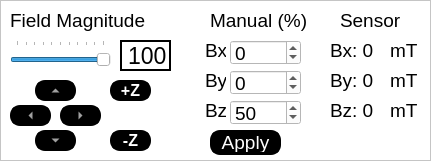
    <widget class="QFrame" name="frame_2">
     <property name="geometry">
      <rect>
       <x>10</x>
       <y>228</y>
       <width>431</width>
       <height>161</height>
      </rect>
     </property>
     <property name="styleSheet">
      <string notr="true"> color: rgb(0, 0, 0);
 background-color: rgb(255, 255, 255);
font-size: 14pt; font: Arial;</string>
     </property>
     <property name="frameShape">
      <enum>QFrame::StyledPanel</enum>
     </property>
     <property name="frameShadow">
      <enum>QFrame::Raised</enum>
     </property>
     <widget class="QToolButton" name="plusZbutton">
      <property name="geometry">
       <rect>
        <x>110</x>
        <y>80</y>
        <width>41</width>
        <height>21</height>
       </rect>
      </property>
      <property name="styleSheet">
       <string notr="true">QToolButton {
                color: rgb(255, 255, 255);
                background-color: rgb(0, 0, 0);
                border-style: outset;
                border-width: px;
                border-radius: 10px;
                border: 2px solid rgb(0, 0, 0);
                font: bold 16px;
                min-width: 1em;
                padding: 1px;
            }
            QToolButton:hover {
                background-color: rgb(100, 100, 100);
                color: rgb(255, 255, 255);
                border: 2px solid rgb(0, 255, 0);
            }
            QToolButton:checked {
                background-color: rgb(100, 100, 100);
                border: 2px solid rgb(255, 0, 0);
                border-style: inset;
                padding-left: 5px;
                padding-top: 5px;
            }</string>
      </property>
      <property name="text">
       <string>+Z</string>
      </property>
      <property name="checkable">
       <bool>true</bool>
      </property>
      <property name="autoRepeat">
       <bool>false</bool>
      </property>
      <property name="autoRepeatInterval">
       <number>1</number>
      </property>
      <property name="arrowType">
       <enum>Qt::NoArrow</enum>
      </property>
     </widget>
     <widget class="QToolButton" name="upfieldbutton">
      <property name="geometry">
       <rect>
        <x>35</x>
        <y>80</y>
        <width>41</width>
        <height>21</height>
       </rect>
      </property>
      <property name="styleSheet">
       <string notr="true">QToolButton {
                color: rgb(255, 255, 255);
                background-color: rgb(0, 0, 0);
                border-style: outset;
                border-width: px;
                border-radius: 10px;
                border: 2px solid rgb(0, 0, 0);
                font: bold 16px;
                min-width: 1em;
                padding: 1px;
            }
		   
            QToolButton:hover {
                background-color: rgb(100, 100, 100);
                color: rgb(255, 255, 255);
                border: 2px solid rgb(0, 255, 0);
            }

            QToolButton:checked {
                background-color: rgb(100, 100, 100);
                border: 2px solid rgb(255, 0, 0);
                border-style: inset;
                padding-left: 5px;
                padding-top: 5px;
            }</string>
      </property>
      <property name="text">
       <string>...</string>
      </property>
      <property name="checkable">
       <bool>true</bool>
      </property>
      <property name="checked">
       <bool>false</bool>
      </property>
      <property name="autoRepeat">
       <bool>false</bool>
      </property>
      <property name="autoRepeatInterval">
       <number>1</number>
      </property>
      <property name="arrowType">
       <enum>Qt::UpArrow</enum>
      </property>
     </widget>
     <widget class="QToolButton" name="rightfieldbutton">
      <property name="geometry">
       <rect>
        <x>60</x>
        <y>105</y>
        <width>41</width>
        <height>21</height>
       </rect>
      </property>
      <property name="styleSheet">
       <string notr="true">QToolButton {
                color: rgb(255, 255, 255);
                background-color: rgb(0, 0, 0);
                border-style: outset;
                border-width: px;
                border-radius: 10px;
                border: 2px solid rgb(0, 0, 0);
                font: bold 16px;
                min-width: 1em;
                padding: 1px;
            }
            QToolButton:hover {
                background-color: rgb(100, 100, 100);
                color: rgb(255, 255, 255);
                border: 2px solid rgb(0, 255, 0);
            }
            QToolButton:checked {
                background-color: rgb(100, 100, 100);
                border: 2px solid rgb(255, 0, 0);
                border-style: inset;
                padding-left: 5px;
                padding-top: 5px;
            }</string>
      </property>
      <property name="text">
       <string>...</string>
      </property>
      <property name="checkable">
       <bool>true</bool>
      </property>
      <property name="autoRepeat">
       <bool>false</bool>
      </property>
      <property name="autoRepeatInterval">
       <number>1</number>
      </property>
      <property name="arrowType">
       <enum>Qt::RightArrow</enum>
      </property>
     </widget>
     <widget class="QToolButton" name="leftfieldbutton">
      <property name="geometry">
       <rect>
        <x>10</x>
        <y>105</y>
        <width>41</width>
        <height>21</height>
       </rect>
      </property>
      <property name="styleSheet">
       <string notr="true">QToolButton {
                color: rgb(255, 255, 255);
                background-color: rgb(0, 0, 0);
                border-style: outset;
                border-width: px;
                border-radius: 10px;
                border: 2px solid rgb(0, 0, 0);
                font: bold 16px;
                min-width: 1em;
                padding: 1px;
            }
            QToolButton:hover {
                background-color: rgb(100, 100, 100);
                color: rgb(255, 255, 255);
                border: 2px solid rgb(0, 255, 0);
            }
            QToolButton:checked {
                background-color: rgb(100, 100, 100);
                border: 2px solid rgb(255, 0, 0);
                border-style: inset;
                padding-left: 5px;
                padding-top: 5px;
            }</string>
      </property>
      <property name="text">
       <string>...</string>
      </property>
      <property name="checkable">
       <bool>true</bool>
      </property>
      <property name="autoRepeat">
       <bool>false</bool>
      </property>
      <property name="autoRepeatInterval">
       <number>1</number>
      </property>
      <property name="arrowType">
       <enum>Qt::LeftArrow</enum>
      </property>
     </widget>
     <widget class="QToolButton" name="minusZbutton">
      <property name="geometry">
       <rect>
        <x>110</x>
        <y>130</y>
        <width>41</width>
        <height>21</height>
       </rect>
      </property>
      <property name="styleSheet">
       <string notr="true">QToolButton {
                color: rgb(255, 255, 255);
                background-color: rgb(0, 0, 0);
                border-style: outset;
                border-width: px;
                border-radius: 10px;
                border: 2px solid rgb(0, 0, 0);
                font: bold 16px;
                min-width: 1em;
                padding: 1px;
            }
            QToolButton:hover {
                background-color: rgb(100, 100, 100);
                color: rgb(255, 255, 255);
                border: 2px solid rgb(0, 255, 0);
            }
            QToolButton:checked {
                background-color: rgb(100, 100, 100);
                border: 2px solid rgb(255, 0, 0);
                border-style: inset;
                padding-left: 5px;
                padding-top: 5px;
            }</string>
      </property>
      <property name="text">
       <string>-Z</string>
      </property>
      <property name="checkable">
       <bool>true</bool>
      </property>
      <property name="autoRepeat">
       <bool>false</bool>
      </property>
      <property name="autoRepeatInterval">
       <number>1</number>
      </property>
      <property name="arrowType">
       <enum>Qt::NoArrow</enum>
      </property>
     </widget>
     <widget class="QToolButton" name="downfieldbutton">
      <property name="geometry">
       <rect>
        <x>35</x>
        <y>130</y>
        <width>41</width>
        <height>21</height>
       </rect>
      </property>
      <property name="styleSheet">
       <string notr="true">QToolButton {
                color: rgb(255, 255, 255);
                background-color: rgb(0, 0, 0);
                border-style: outset;
                border-width: px;
                border-radius: 10px;
                border: 2px solid rgb(0, 0, 0);
                font: bold 16px;
                min-width: 1em;
                padding: 1px;
            }
            QToolButton:hover {
                background-color: rgb(100, 100, 100);
                color: rgb(255, 255, 255);
                border: 2px solid rgb(0, 255, 0);
            }
            QToolButton:checked {
                background-color: rgb(100, 100, 100);
                border: 2px solid rgb(255, 0, 0);
                border-style: inset;
                padding-left: 5px;
                padding-top: 5px;
            }</string>
      </property>
      <property name="text">
       <string>...</string>
      </property>
      <property name="checkable">
       <bool>true</bool>
      </property>
      <property name="autoRepeat">
       <bool>false</bool>
      </property>
      <property name="autoRepeatInterval">
       <number>1</number>
      </property>
      <property name="arrowType">
       <enum>Qt::DownArrow</enum>
      </property>
     </widget>
     <widget class="QLabel" name="quickfieldlabel">
      <property name="geometry">
       <rect>
        <x>10</x>
        <y>5</y>
        <width>221</width>
        <height>31</height>
       </rect>
      </property>
      <property name="styleSheet">
       <string notr="true"/>
      </property>
      <property name="text">
       <string>Field Magnitude</string>
      </property>
     </widget>
     <widget class="QLabel" name="bxlabel">
      <property name="geometry">
       <rect>
        <x>330</x>
        <y>40</y>
        <width>61</width>
        <height>21</height>
       </rect>
      </property>
      <property name="text">
       <string>Bx: 0</string>
      </property>
     </widget>
     <widget class="QLabel" name="bzlabel">
      <property name="geometry">
       <rect>
        <x>330</x>
        <y>100</y>
        <width>61</width>
        <height>21</height>
       </rect>
      </property>
      <property name="text">
       <string>Bz: 0</string>
      </property>
     </widget>
     <widget class="QLabel" name="bylabel">
      <property name="geometry">
       <rect>
        <x>330</x>
        <y>70</y>
        <width>61</width>
        <height>21</height>
       </rect>
      </property>
      <property name="text">
       <string>By: 0</string>
      </property>
     </widget>
     <widget class="QSlider" name="fieldmagnitudeSlider">
      <property name="geometry">
       <rect>
        <x>10</x>
        <y>40</y>
        <width>101</width>
        <height>31</height>
       </rect>
      </property>
      <property name="styleSheet">
       <string notr="true"/>
      </property>
      <property name="maximum">
       <number>100</number>
      </property>
      <property name="value">
       <number>100</number>
      </property>
      <property name="orientation">
       <enum>Qt::Horizontal</enum>
      </property>
      <property name="tickPosition">
       <enum>QSlider::TicksAbove</enum>
      </property>
     </widget>
     <widget class="QLabel" name="magnitudelabel">
      <property name="geometry">
       <rect>
        <x>120</x>
        <y>40</y>
        <width>51</width>
        <height>31</height>
       </rect>
      </property>
      <property name="styleSheet">
       <string notr="true">color: rgb(0,0,0);
background-color: rgb(255,255,255); border:2px solid rgb(0, 0, 0); 
font-size: 17pt; font: Arial;</string>
      </property>
      <property name="text">
       <string>100</string>
      </property>
     </widget>
     <widget class="QLabel" name="label_2">
      <property name="geometry">
       <rect>
        <x>390</x>
        <y>40</y>
        <width>31</width>
        <height>21</height>
       </rect>
      </property>
      <property name="text">
       <string>mT</string>
      </property>
     </widget>
     <widget class="QLabel" name="label_3">
      <property name="geometry">
       <rect>
        <x>390</x>
        <y>70</y>
        <width>31</width>
        <height>21</height>
       </rect>
      </property>
      <property name="text">
       <string>mT</string>
      </property>
     </widget>
     <widget class="QLabel" name="label_4">
      <property name="geometry">
       <rect>
        <x>390</x>
        <y>100</y>
        <width>31</width>
        <height>21</height>
       </rect>
      </property>
      <property name="text">
       <string>mT</string>
      </property>
     </widget>
     <widget class="QLabel" name="label_5">
      <property name="geometry">
       <rect>
        <x>340</x>
        <y>10</y>
        <width>61</width>
        <height>21</height>
       </rect>
      </property>
      <property name="text">
       <string>Sensor</string>
      </property>
     </widget>
     <widget class="QLabel" name="label_6">
      <property name="geometry">
       <rect>
        <x>210</x>
        <y>10</y>
        <width>131</width>
        <height>21</height>
       </rect>
      </property>
      <property name="text">
       <string>Manual (%)</string>
      </property>
     </widget>
     <widget class="QSpinBox" name="manualfieldBx">
      <property name="geometry">
       <rect>
        <x>230</x>
        <y>40</y>
        <width>71</width>
        <height>25</height>
       </rect>
      </property>
      <property name="minimum">
       <number>-100</number>
      </property>
      <property name="maximum">
       <number>100</number>
      </property>
      <property name="value">
       <number>0</number>
      </property>
     </widget>
     <widget class="QSpinBox" name="manualfieldBy">
      <property name="geometry">
       <rect>
        <x>230</x>
        <y>70</y>
        <width>71</width>
        <height>25</height>
       </rect>
      </property>
      <property name="minimum">
       <number>-100</number>
      </property>
      <property name="maximum">
       <number>100</number>
      </property>
      <property name="value">
       <number>0</number>
      </property>
      <property name="displayIntegerBase">
       <number>10</number>
      </property>
     </widget>
     <widget class="QSpinBox" name="manualfieldBz">
      <property name="geometry">
       <rect>
        <x>230</x>
        <y>100</y>
        <width>71</width>
        <height>25</height>
       </rect>
      </property>
      <property name="minimum">
       <number>-100</number>
      </property>
      <property name="maximum">
       <number>100</number>
      </property>
      <property name="value">
       <number>50</number>
      </property>
      <property name="displayIntegerBase">
       <number>10</number>
      </property>
     </widget>
     <widget class="QPushButton" name="manualapplybutton">
      <property name="geometry">
       <rect>
        <x>210</x>
        <y>130</y>
        <width>71</width>
        <height>25</height>
       </rect>
      </property>
      <property name="styleSheet">
       <string notr="true">QPushButton {
                color: rgb(255, 255, 255);
                background-color: rgb(0, 0, 0);
                border-style: outset;
                border-width: 2px;
                border-radius: 10px;
                border-color: rgb(0, 0, 0);
                min-width: 1em;
                padding: 1px;
            }
            QPushButton:hover {
                background-color: rgb(100, 100, 100);
                color: rgb(0, 0, 0);
                border-style: inset;
            }

 		QPushButton:checked {
                color: rgb(255, 255, 255);
                background-color: rgb(255, 0, 0);
                border-style: outset;
                border-width: 2px;
                border-radius: 10px;
                border-color: rgb(200, 0, 0);
                min-width: 1em;
                padding: 1px;
}</string>
      </property>
      <property name="text">
       <string>Apply</string>
      </property>
      <property name="checkable">
       <bool>true</bool>
      </property>
     </widget>
     <widget class="QLabel" name="label_7">
      <property name="geometry">
       <rect>
        <x>205</x>
        <y>40</y>
        <width>21</width>
        <height>21</height>
       </rect>
      </property>
      <property name="text">
       <string>Bx:</string>
      </property>
     </widget>
     <widget class="QLabel" name="label_8">
      <property name="geometry">
       <rect>
        <x>205</x>
        <y>70</y>
        <width>21</width>
        <height>21</height>
       </rect>
      </property>
      <property name="text">
       <string>By:</string>
      </property>
     </widget>
     <widget class="QLabel" name="label_9">
      <property name="geometry">
       <rect>
        <x>205</x>
        <y>100</y>
        <width>21</width>
        <height>21</height>
       </rect>
      </property>
      <property name="text">
       <string>Bz:</string>
      </property>
     </widget>
     <zorder>bzlabel</zorder>
     <zorder>bxlabel</zorder>
     <zorder>plusZbutton</zorder>
     <zorder>upfieldbutton</zorder>
     <zorder>rightfieldbutton</zorder>
     <zorder>leftfieldbutton</zorder>
     <zorder>minusZbutton</zorder>
     <zorder>downfieldbutton</zorder>
     <zorder>quickfieldlabel</zorder>
     <zorder>bylabel</zorder>
     <zorder>fieldmagnitudeSlider</zorder>
     <zorder>magnitudelabel</zorder>
     <zorder>label_2</zorder>
     <zorder>label_3</zorder>
     <zorder>label_4</zorder>
     <zorder>label_5</zorder>
     <zorder>label_6</zorder>
     <zorder>manualfieldBx</zorder>
     <zorder>manualfieldBy</zorder>
     <zorder>manualfieldBz</zorder>
     <zorder>manualapplybutton</zorder>
     <zorder>label_7</zorder>
     <zorder>label_8</zorder>
     <zorder>label_9</zorder>
    </widget>
